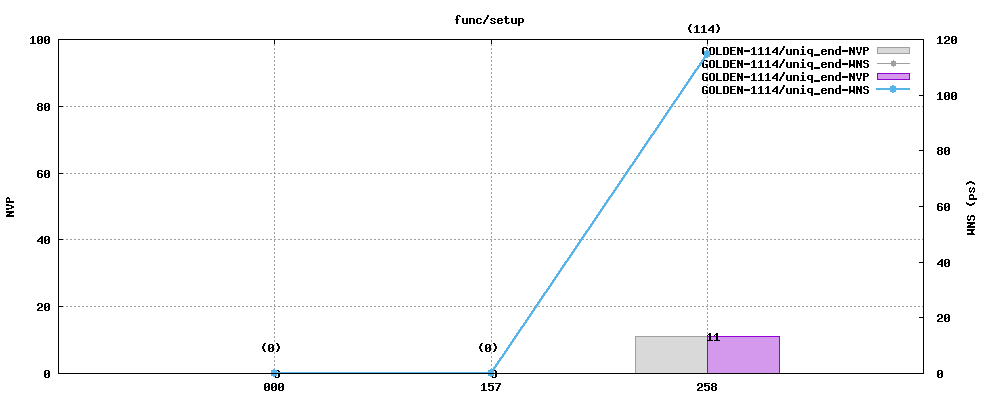

Write the gnuplot code that produced this figure.
set title "func/setup"
set term png truecolor size 1000,400 medium
set output "uniq_end/func/setup.nvp_wns.full.png"
set style data histogram
set style histogram clustered gap 1
set style fill solid 0.4 border
set grid
set size 1,1
set yrange [0:100]
set ylabel "NVP"
set y2label "WNS (ps)"
set ytics nomirror
set y2tics
plot "uniq_end/func/setup.nvp_wns.dat" using 2:xticlabels(1) lc 0 axis x1y1  title "GOLDEN-1114/uniq_end-NVP", \
     "uniq_end/func/setup.nvp_wns.dat" using 3:xticlabels(1) with linespoints lc 0 lw 1 pt 7 ps 1 axis x1y2  title "GOLDEN-1114/uniq_end-WNS", \
     "uniq_end/func/setup.nvp_wns.dat" using 2:xticlabels(1) lc 1 axis x1y1  title "GOLDEN-1114/uniq_end-NVP", \
     "uniq_end/func/setup.nvp_wns.dat" using 0:2:2 with labels left offset 0,0 notitle, \
     "uniq_end/func/setup.nvp_wns.dat" using 3:xticlabels(1) with linespoints lc 3 lw 2 pt 7 ps 1 axis x1y2  title "GOLDEN-1114/uniq_end-WNS", \
     "uniq_end/func/setup.nvp_wns.dat" using 0:3:(sprintf("(%d)",$3)) with labels center offset -0.5,2 axis x1y2 notitle lc 3
